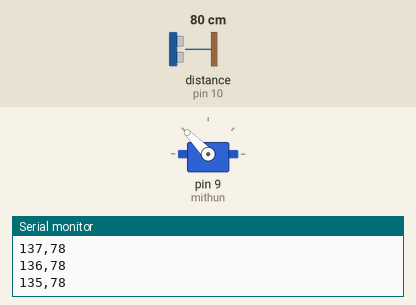
Recording of a sketch running on a simulated Arduino Uno, built with avr-gcc and run on an emulated ATmega328P. On the bench: servo, the last lines printed to the serial monitor. Wiring (inferred from the names in the program): ultrasonic range finder: trigger pin 8; echo pin 10. Inputs (shaded band) come from the test bench; at power-on: distance to the obstacle (sensor on pin 10) 80 cm. The echo pulse lasts 58.3 µs per cm.

Above: at 1.2 s.
1.3 s: distance to the obstacle (sensor on pin 10) set to 35 cm
At 4.26 s:
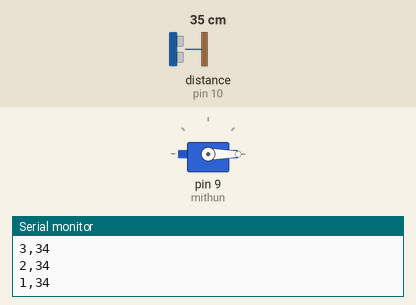
4.3 s: distance to the obstacle (sensor on pin 10) set to 2 cm
At 5.2 s:
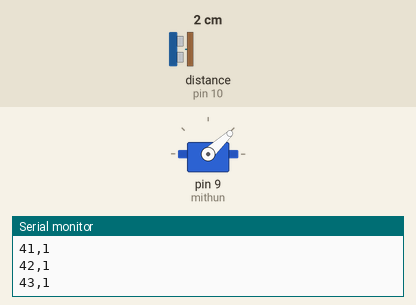
7.3 s: distance to the obstacle (sensor on pin 10) set to 9 cm
At 8.07 s:
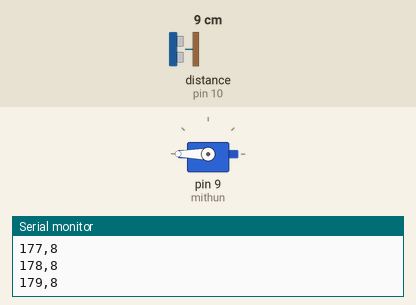
10.3 s: distance to the obstacle (sensor on pin 10) set to 60 cm
Timing chart, 0 to 14.3 s (numbered marks = the images above; inputs shaded):
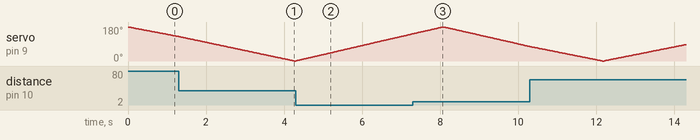

The sketch:

Radar.ino
```cpp
#include <Servo.h>

int distance;
int trig_pin = 8;
int echo_pin = 10;

Servo mithun;

void setup() {
  Serial.begin(9600);
  mithun.attach(9);
  pinMode(trig_pin, OUTPUT);
  pinMode(echo_pin, INPUT);
}

void ultrasonicServo() {
  digitalWrite(trig_pin, LOW);
  delayMicroseconds(5);
  digitalWrite(trig_pin, HIGH);
  delayMicroseconds(10);
  digitalWrite(trig_pin, LOW);
  long duration = pulseIn(echo_pin, HIGH);
  distance = (duration * 0.034) / 2;
  //Serial.println(distance);
}

void ServoRadarMovement(int Start_angle, int end_angle, int speed) {
  if (Start_angle < end_angle) {
   for (int i = Start_angle; i <= end_angle; i++) {
    mithun.write(i);
    //Serial.println("servo moved");
    ultrasonicServo();
    //Serial.println("ultrasonic sensor sensed");
    delay(speed);
    Serial.print(i);
    Serial.print(",");
    Serial.println(distance);
   }
   for (int i = end_angle; i >= Start_angle; i--) {
    mithun.write(i);
    //Serial.println("servo moved");
    ultrasonicServo();
    //Serial.println("ultrasonic sensor sensed");
    delay(speed);
    Serial.print(i);
    Serial.print(",");
    Serial.println(distance);
   }
  }
  else if (Start_angle > end_angle) {
    for (int i = Start_angle; i >= end_angle; i--) {
      mithun.write(i);
      //Serial.println("servo moved");
      ultrasonicServo();
      //Serial.println("ultrasonic sensor sensed");
      delay(speed);
      Serial.print(i);
      Serial.print(",");
      Serial.println(distance);
    }
    for(int i = end_angle; i <= Start_angle; i++) {
      mithun.write(i);
      //Serial.println("servo moved");
      ultrasonicServo();
      //Serial.println("ultrasonic sensor sensed");
      delay(speed);
      Serial.print(i);
      Serial.print(",");
      Serial.println(distance);
    }
  }
}

void loop() {
  ServoRadarMovement(180, 0, 20);
}
```
